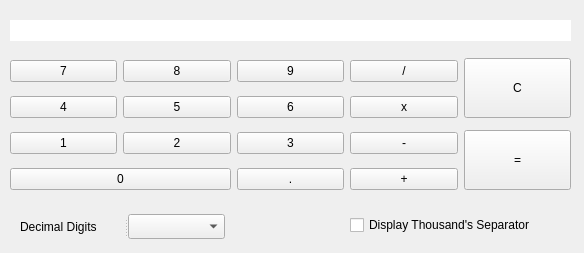
<?xml version="1.0" encoding="UTF-8"?>
<ui version="4.0">
 <class>Form</class>
 <widget class="QWidget" name="Form">
  <property name="geometry">
   <rect>
    <x>0</x>
    <y>0</y>
    <width>584</width>
    <height>253</height>
   </rect>
  </property>
  <property name="windowTitle">
   <string>First Qt Application</string>
  </property>
  <widget class="QWidget" name="layoutWidget">
   <property name="geometry">
    <rect>
     <x>10</x>
     <y>54</y>
     <width>561</width>
     <height>141</height>
    </rect>
   </property>
   <layout class="QGridLayout" name="gridLayout">
    <item row="0" column="0">
     <widget class="QPushButton" name="seven">
      <property name="text">
       <string>7</string>
      </property>
     </widget>
    </item>
    <item row="0" column="1">
     <widget class="QPushButton" name="eight">
      <property name="text">
       <string>8</string>
      </property>
     </widget>
    </item>
    <item row="0" column="2">
     <widget class="QPushButton" name="nine">
      <property name="text">
       <string>9</string>
      </property>
     </widget>
    </item>
    <item row="0" column="3">
     <widget class="QPushButton" name="divide">
      <property name="text">
       <string>/</string>
      </property>
     </widget>
    </item>
    <item row="0" column="4" rowspan="2">
     <widget class="QPushButton" name="clear">
      <property name="minimumSize">
       <size>
        <width>0</width>
        <height>60</height>
       </size>
      </property>
      <property name="text">
       <string>C</string>
      </property>
     </widget>
    </item>
    <item row="1" column="0">
     <widget class="QPushButton" name="four">
      <property name="text">
       <string>4</string>
      </property>
     </widget>
    </item>
    <item row="1" column="1">
     <widget class="QPushButton" name="five">
      <property name="text">
       <string>5</string>
      </property>
     </widget>
    </item>
    <item row="1" column="2">
     <widget class="QPushButton" name="six">
      <property name="text">
       <string>6</string>
      </property>
     </widget>
    </item>
    <item row="1" column="3">
     <widget class="QPushButton" name="multiply">
      <property name="text">
       <string>x</string>
      </property>
     </widget>
    </item>
    <item row="2" column="0">
     <widget class="QPushButton" name="one">
      <property name="text">
       <string>1</string>
      </property>
     </widget>
    </item>
    <item row="2" column="1">
     <widget class="QPushButton" name="two">
      <property name="text">
       <string>2</string>
      </property>
     </widget>
    </item>
    <item row="2" column="2">
     <widget class="QPushButton" name="three">
      <property name="text">
       <string>3</string>
      </property>
     </widget>
    </item>
    <item row="2" column="3">
     <widget class="QPushButton" name="subtract">
      <property name="text">
       <string>-</string>
      </property>
     </widget>
    </item>
    <item row="2" column="4" rowspan="2">
     <widget class="QPushButton" name="equal">
      <property name="minimumSize">
       <size>
        <width>0</width>
        <height>60</height>
       </size>
      </property>
      <property name="text">
       <string>=</string>
      </property>
     </widget>
    </item>
    <item row="3" column="0" colspan="2">
     <widget class="QPushButton" name="zero">
      <property name="text">
       <string>0</string>
      </property>
     </widget>
    </item>
    <item row="3" column="2">
     <widget class="QPushButton" name="decimalpoint">
      <property name="text">
       <string>.</string>
      </property>
     </widget>
    </item>
    <item row="3" column="3">
     <widget class="QPushButton" name="add">
      <property name="text">
       <string>+</string>
      </property>
     </widget>
    </item>
   </layout>
  </widget>
  <widget class="QCheckBox" name="separator">
   <property name="geometry">
    <rect>
     <x>350</x>
     <y>214</y>
     <width>223</width>
     <height>22</height>
    </rect>
   </property>
   <property name="text">
    <string>Display Thousand's Separator</string>
   </property>
  </widget>
  <widget class="QSplitter" name="splitter">
   <property name="geometry">
    <rect>
     <x>20</x>
     <y>214</y>
     <width>205</width>
     <height>25</height>
    </rect>
   </property>
   <property name="orientation">
    <enum>Qt::Horizontal</enum>
   </property>
   <widget class="QLabel" name="label">
    <property name="text">
     <string>Decimal Digits</string>
    </property>
   </widget>
   <widget class="QComboBox" name="decimaldigits"/>
  </widget>
  <widget class="QLabel" name="output_display">
   <property name="geometry">
    <rect>
     <x>10</x>
     <y>20</y>
     <width>561</width>
     <height>21</height>
    </rect>
   </property>
   <property name="styleSheet">
    <string notr="true">background-color: rgb(255, 255, 255)</string>
   </property>
   <property name="text">
    <string/>
   </property>
  </widget>
 </widget>
 <resources/>
 <connections/>
</ui>
